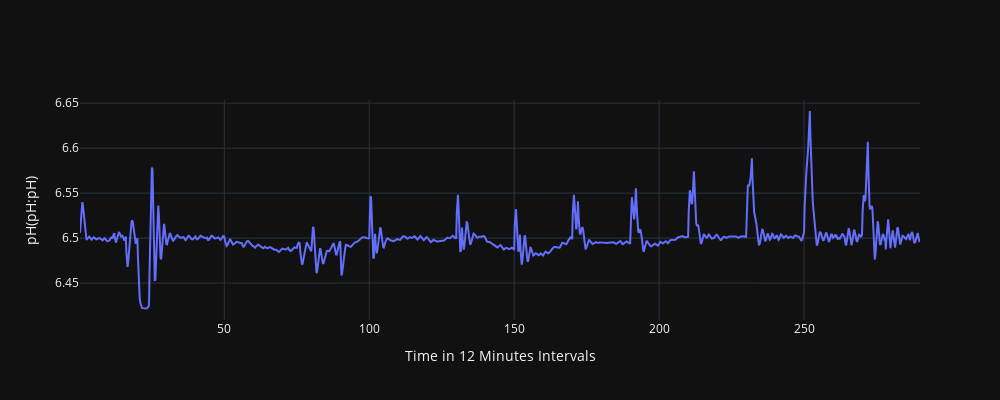
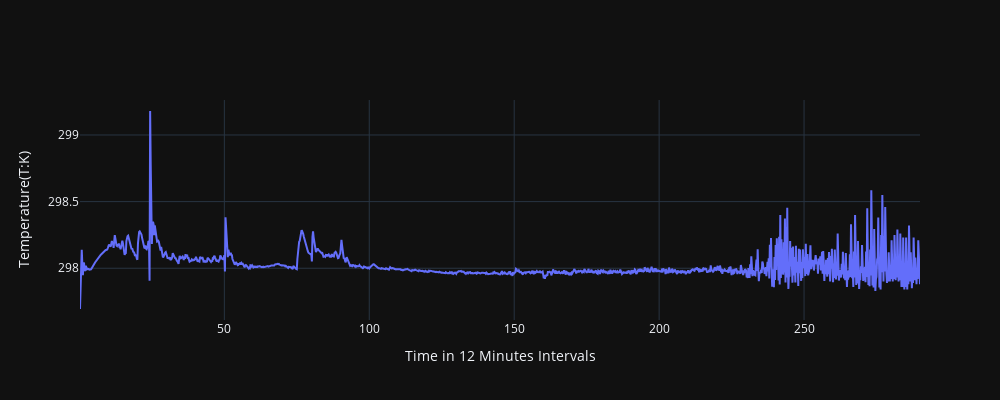

These figures' notebook cell, in order:
### Markdown cell above
- ##### Here we can see that there are two distinct groups of features. One of them display a certain trend with time, with visible cyclic patterns in the 25-50 hour time interval unit. The other group, namely pH and Temperature, display a highly cyclic pattern within a much shorter time interval.

- ##### Let's zoom on pH and Temperature further

### Code cell
visualize_features(['pH(pH:pH)','Temperature(T:K)'], data_grouped)

### Figure 1 — Plotly figure (JSON) as saved in the notebook; plotly's stock layout.template omitted (floating-point values rounded to 4 significant figures; data arrays with more than 128 entries replaced by an {"elided": "..."} marker saying what was removed)
{"data": [{"mode": "lines", "name": "y value", "type": "scatter", "x": {"elided": "1450 float values"}, "y": {"elided": "1450 float values"}}], "layout": {"height": 400, "width": 1000, "xaxis": {"title": {"text": "Time in 12 Minutes Intervals"}}, "yaxis": {"title": {"text": "pH(pH:pH)"}}}}

### Figure 2 — Plotly figure (JSON) as saved in the notebook; plotly's stock layout.template omitted (floating-point values rounded to 4 significant figures; data arrays with more than 128 entries replaced by an {"elided": "..."} marker saying what was removed)
{"data": [{"mode": "lines", "name": "y value", "type": "scatter", "x": {"elided": "1450 float values"}, "y": {"elided": "1450 float values"}}], "layout": {"height": 400, "width": 1000, "xaxis": {"title": {"text": "Time in 12 Minutes Intervals"}}, "yaxis": {"title": {"text": "Temperature(T:K)"}}}}
